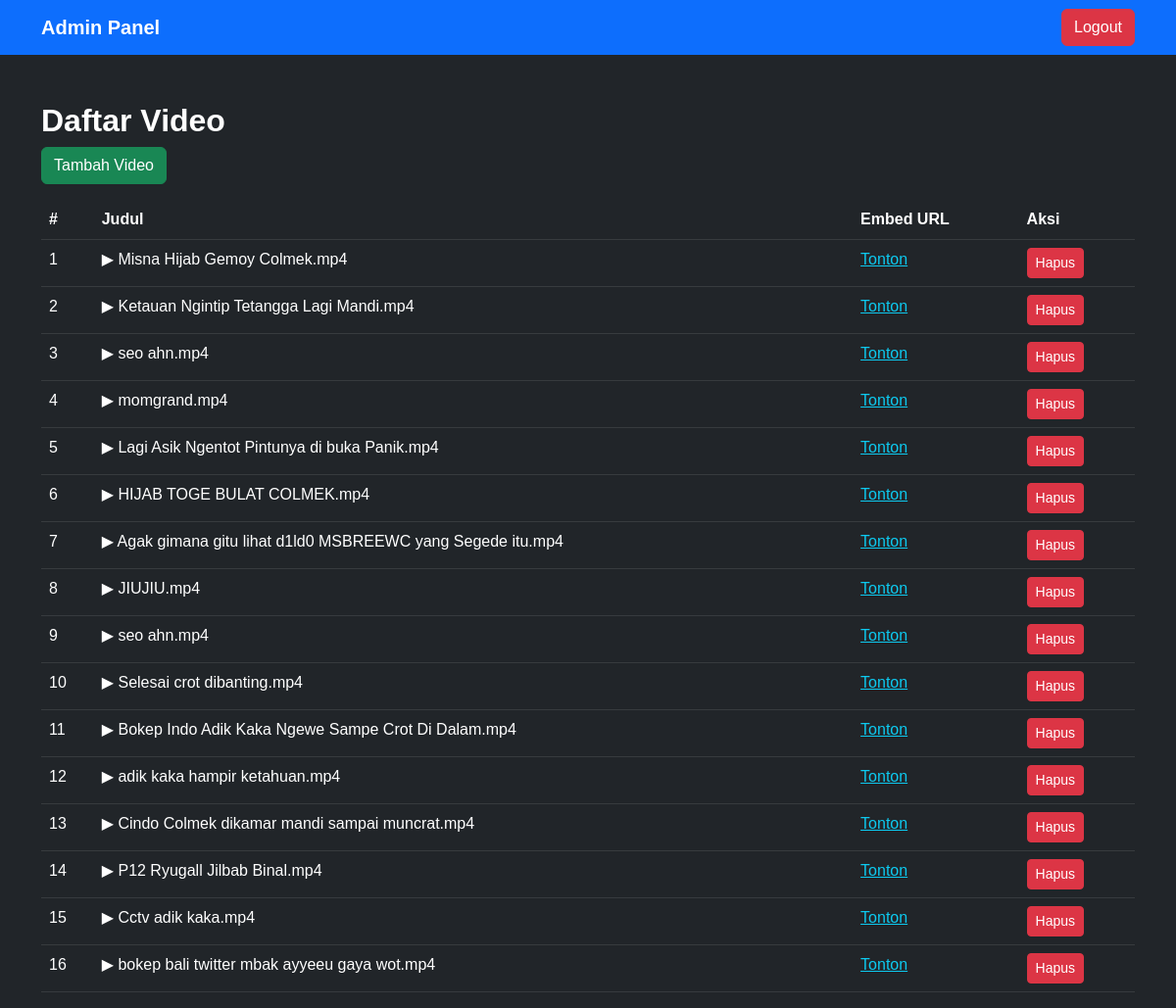
Page /kontol (signed in) on the committed database.
### tables this page shows
CREATE TABLE videos (
            id INTEGER PRIMARY KEY AUTOINCREMENT,
            title TEXT NOT NULL,
            embed_url TEXT NOT NULL
        );

### app.py (the view)
@app.route('/kontol')
def admin_dashboard():
    if 'logged_in' not in session or session.get('role') != 'admin':
        flash("Akses ditolak", "danger")
        return redirect(url_for('login'))
    with get_db() as db:
        videos = db.execute("SELECT * FROM videos ORDER BY id DESC").fetchall()
    return render_template('kontol.html', videos=videos)

### app.py (called while the page is built)
def get_db():
    conn = sqlite3.connect(DATABASE)
    conn.row_factory = sqlite3.Row
    return conn

### templates/kontol.html (shortened to what this page needs)
<!DOCTYPE html>
<html lang="id">
<head>
    <link href="https://cdn.jsdelivr.net/npm/bootstrap@5.3.0/dist/css/bootstrap.min.css" rel="stylesheet">
    <link rel="stylesheet" href="{{ url_for('static', filename='css/styles.css') }}">
</head>
<body class="bg-dark text-white">
    <nav class="navbar navbar-expand-lg navbar-dark bg-primary">
        <div class="container">
            <a class="navbar-brand" href="#">Admin Panel</a>
            <div class="ms-auto">
                <a href="{{ url_for('logout') }}" class="btn btn-danger">Logout</a>
            </div>
        </div>
    </nav>
    <div class="container mt-5">
        <h2 class="fw-bold">Daftar Video</h2>
        <a href="{{ url_for('add_video') }}" class="btn btn-success mb-3">Tambah Video</a>
        <div class="table-responsive">
            <table class="table table-dark table-hover">
                <thead>
                    <tr>
                        <th>#</th>
                        <th>Judul</th>
                        <th>Embed URL</th>
                        <th>Aksi</th>
                    </tr>
                </thead>
                <tbody>
                    {% for video in videos %}
                    <tr>
                        <td>{{ loop.index }}</td>
                        <td>{{ video.title }}</td>
                        <td><a href="{{ video.embed_url }}" target="_blank" class="text-info">Tonton</a></td>
                        <td>
                            <form method="POST" action="{{ url_for('delete_video', video_id=video.id) }}">
                                <button type="submit" class="btn btn-danger btn-sm">Hapus</button>
                            </form>
                        </td>
                    </tr>
                    {% endfor %}
                </tbody>
            </table>
        </div>
    </div>
</body>
</html>

### static/css/styles.css (style rules this page uses)
body { font-family: 'Arial', sans-serif; user-select: none; }
.navbar-brand { font-weight: bold; }

### rows in the picture
videos: title "▶ Misna Hijab Gemoy Colmek.mp4"
videos: title "▶ Ketauan Ngintip Tetangga Lagi Mandi.mp4"
videos: title "▶ seo ahn.mp4"
videos: title "▶ momgrand.mp4"
videos: title "▶ Lagi Asik Ngentot Pintunya di buka Panik.mp4"
videos: title "▶ HIJAB TOGE BULAT COLMEK.mp4"
videos: title "▶ Agak gimana gitu lihat d1ld0 MSBREEWC yang Segede itu.mp4"
videos: title "▶ JIUJIU.mp4"
videos: title "▶ seo ahn.mp4"
videos: title "▶ Selesai crot dibanting.mp4"
videos: title "▶ Bokep Indo Adik Kaka Ngewe Sampe Crot Di Dalam.mp4"
videos: title "▶ adik kaka hampir ketahuan.mp4"
videos: title "▶ Cindo Colmek dikamar mandi sampai muncrat.mp4"
videos: title "▶ P12 Ryugall Jilbab Binal.mp4"
videos: title "▶ Cctv adik kaka.mp4"
videos: title "▶ bokep bali twitter mbak ayyeeu gaya wot.mp4"
